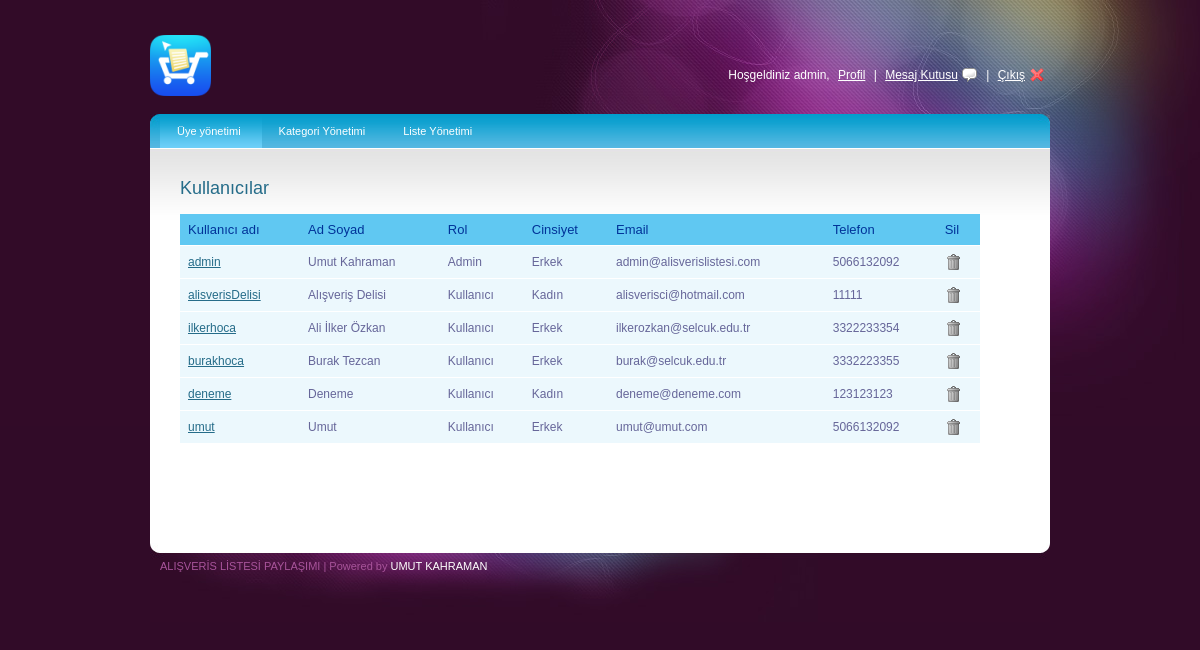
The app's page /admin/index.php (signed in) with its own data.
### tables this page shows
CREATE TABLE `kisi` (
  `ID` int(11) NOT NULL,
  `AdSoyad` varchar(60) DEFAULT NULL,
  `Rol` int(11) DEFAULT NULL,
  `Telefon` varchar(11) DEFAULT NULL,
  `Foto` varchar(50) DEFAULT NULL,
  `Cinsiyet` int(11) DEFAULT NULL,
  `KullAdi` varchar(60) DEFAULT NULL,
  `Sifre` varchar(100) DEFAULT NULL,
  `Email` varchar(60) DEFAULT NULL
);

### admin/index.php (the view, shortened to what this page needs)
<?php
$kullanicilar=mysql_query("SELECT ID,KullAdi,AdSoyad,Rol,Cinsiyet,Email,Telefon FROM kisi");
?>
<!DOCTYPE html PUBLIC "-//W3C//DTD XHTML 1.0 Transitional//EN" "http://www.w3.org/TR/xhtml1/DTD/xhtml1-transitional.dtd">
<html xmlns="http://www.w3.org/1999/xhtml">
<head>
<link rel="stylesheet" type="text/css" href="style.css" />
<link rel="stylesheet" type="text/css" media="all" href="niceforms-default.css" />
</head>
<body>
<div id="main_container">
<?php include './header.php' ?>
    <br>
    <div class="main_content">
        <div class="menu">
            <ul>
                <li><a class="current" href="index.php">Üye yönetimi</a></li>
                <li><a href="kategoriYonetimi.php">Kategori Yönetimi</a>
                </li>
                <li><a href="listeYonetimi.php">Liste Yönetimi</a>
                </li>
            </ul>
        </div>
        <div class="center_content">
    <div class="right_content">
    <h2>Kullanıcılar</h2>
<table id="rounded-corner" style="width: 800px;">
    <thead>
    	<tr>
            <th scope="col" class="rounded">Kullanıcı adı</th>
            <th scope="col" class="rounded">Ad Soyad</th>
            <th scope="col" class="rounded">Rol</th>
            <th scope="col" class="rounded">Cinsiyet</th>
            <th scope="col" class="rounded">Email</th>
            <th scope="col" class="rounded">Telefon</th>
            <th scope="col" class="rounded">Sil</th>
        </tr>
    </thead>
    <tbody>
    <?php
while($kullaniciOku = mysql_fetch_assoc($kullanicilar))
{ ?>
    <tr>
            <td><a href="../profilGoruntule.php?id=<?php echo "$kullaniciOku[ID]" ?>" target="_blank"><?php echo "$kullaniciOku[KullAdi]"?></a></td>
            <td><?php echo "$kullaniciOku[AdSoyad]";?></td>
            <td><?php if(@$kullaniciOku[Rol]==1){echo 'Admin';}else{echo 'Kullanıcı';};?></td>
            <td><?php if(@$kullaniciOku[Cinsiyet]==1){echo 'Erkek';}else{echo 'Kadın';};?></td>
            <td><?php echo "$kullaniciOku[Email]";?></td>
            <td><?php echo "$kullaniciOku[Telefon]";?></td>
            <td><a href="./index.php?id=<?php echo "$kullaniciOku[ID]" ?>" class="ask"><img src="images/trash.png" alt="" title="" border="0" /></a></td>
        </tr>
<?php
}
?>
    </tbody>
</table>
        <br><br>
        <br>
     </div>
    </div>
    </div>
    <div class="footer">
    	<div class="left_footer">ALIŞVERİS LİSTESİ PAYLAŞIMI | Powered by <a href="http://twitter.com/hopehero3">UMUT KAHRAMAN</a></div>
    </div>
</div>
</body>
</html>

### admin/style.css (style rules this page uses)
body { background:url(images/bg.jpg) no-repeat center top #310b28; font-family:Arial, Helvetica, sans-serif; padding:0; font-size:12px; margin:0 auto; color: #0e4354; }
a { color:#256c89; }
h2 { font-size:18px; color:#256c89; font-weight:normal; padding:0px 0 15px 0; margin:0px; clear:both; }
#main_container { margin:0 auto; width:900px; padding:0px 0 0px 0; }
.main_content { margin:0 auto; width:900px; height:auto; padding:0px 0 50px 0; background:url(images/menu_bg.jpg) no-repeat center top #fff; }
.footer { width:900px;height:87px;background:url(images/footer_bg.jpg) no-repeat center top; }
.left_footer { float:left;padding:25px 0 0 10px;color:#a8549b;font-size:11px; }
.left_footer a { color:#FFFFFF;text-decoration:none; }
.menu { font-size:11px;padding:0px 10px 0 10px; float:left; width:880px; }
.menu ul { padding:0;margin:0;list-style-type:none; height:34px; }
.menu ul li { float:left;height:34px;line-height:34px; }
.menu a, .menu a:visited { display:block;float:left;height:100%;font-size:11px;text-decoration:none;color:#fff;padding:0 21px 0 17px; }
.menu a.current { background:url(images/menu_bg.gif) repeat-x center; }
.center_content { clear:both; }
.right_content { width:625px; float:left; padding:30px 0 0 30px; }
#rounded-corner { margin:0px; width:625px; text-align: left; border-collapse: collapse; }
#rounded-corner th { padding: 8px; font-weight: normal; font-size: 13px; color: #039; background: #60c8f2; }
#rounded-corner td { padding: 8px; background: #ecf8fd; border-top: 1px solid #fff; color: #669; }

### records on screen
kisi: KullAdi "admin", AdSoyad "Umut Kahraman", Rol "Admin", Cinsiyet "Erkek", Email "admin@alisverislistesi.com", Telefon "5066132092"
kisi: KullAdi "alisverisDelisi", AdSoyad "Alışveriş Delisi", Rol "Kullanıcı", Cinsiyet "Kadın", Email "alisverisci@hotmail.com", Telefon "11111"
kisi: KullAdi "ilkerhoca", AdSoyad "Ali İlker Özkan", Rol "Kullanıcı", Cinsiyet "Erkek", Email "ilkerozkan@selcuk.edu.tr", Telefon "3322233354"
kisi: KullAdi "burakhoca", AdSoyad "Burak Tezcan", Rol "Kullanıcı", Cinsiyet "Erkek", Email "burak@selcuk.edu.tr", Telefon "3332223355"
kisi: KullAdi "deneme", AdSoyad "Deneme", Rol "Kullanıcı", Cinsiyet "Kadın", Email "deneme@deneme.com", Telefon "123123123"
kisi: KullAdi "umut", AdSoyad "Umut", Rol "Kullanıcı", Cinsiyet "Erkek", Email "umut@umut.com", Telefon "5066132092"

### other values on screen
$_SESSION["kadi"] "admin"
